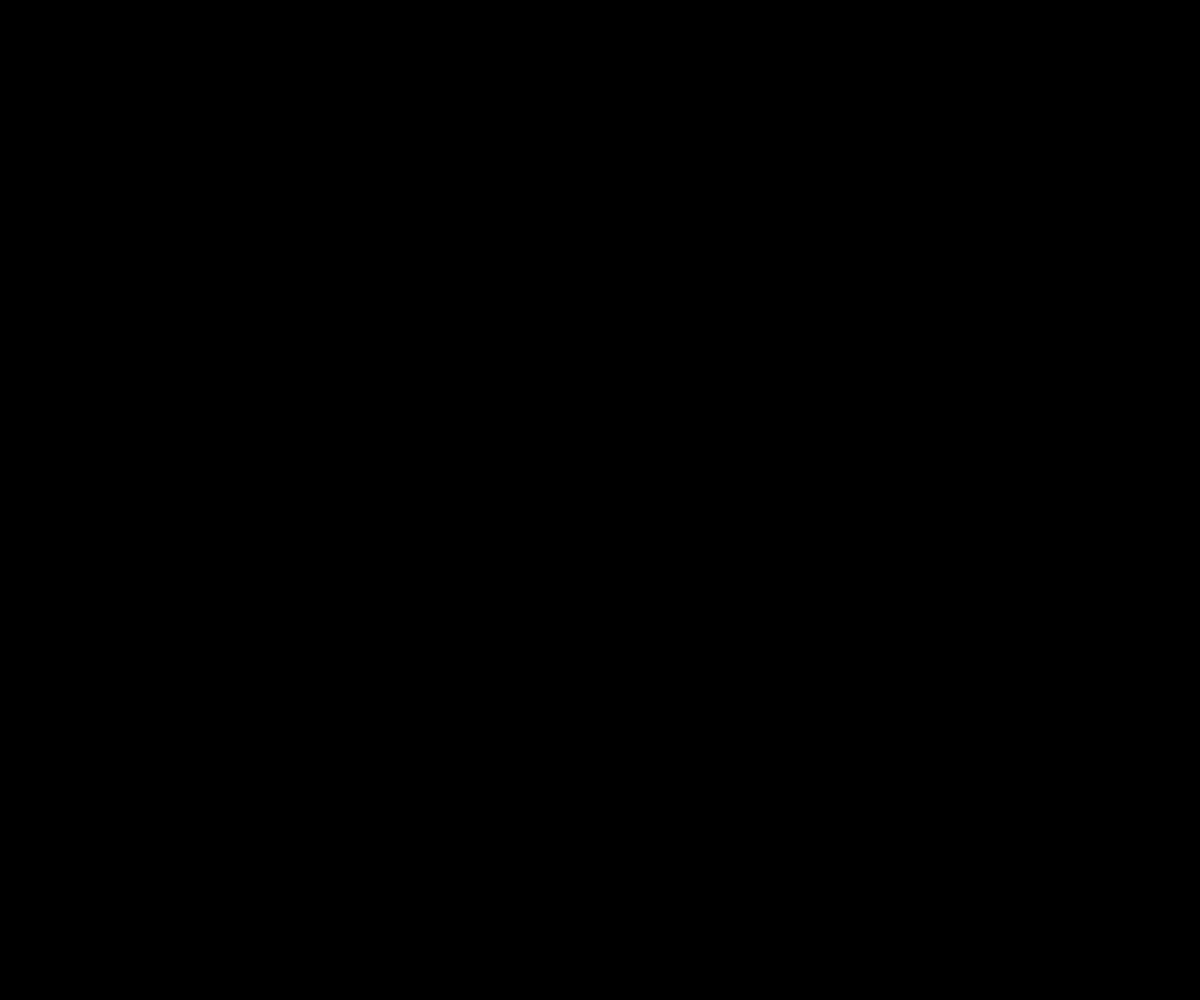
Frame 1 (no input)
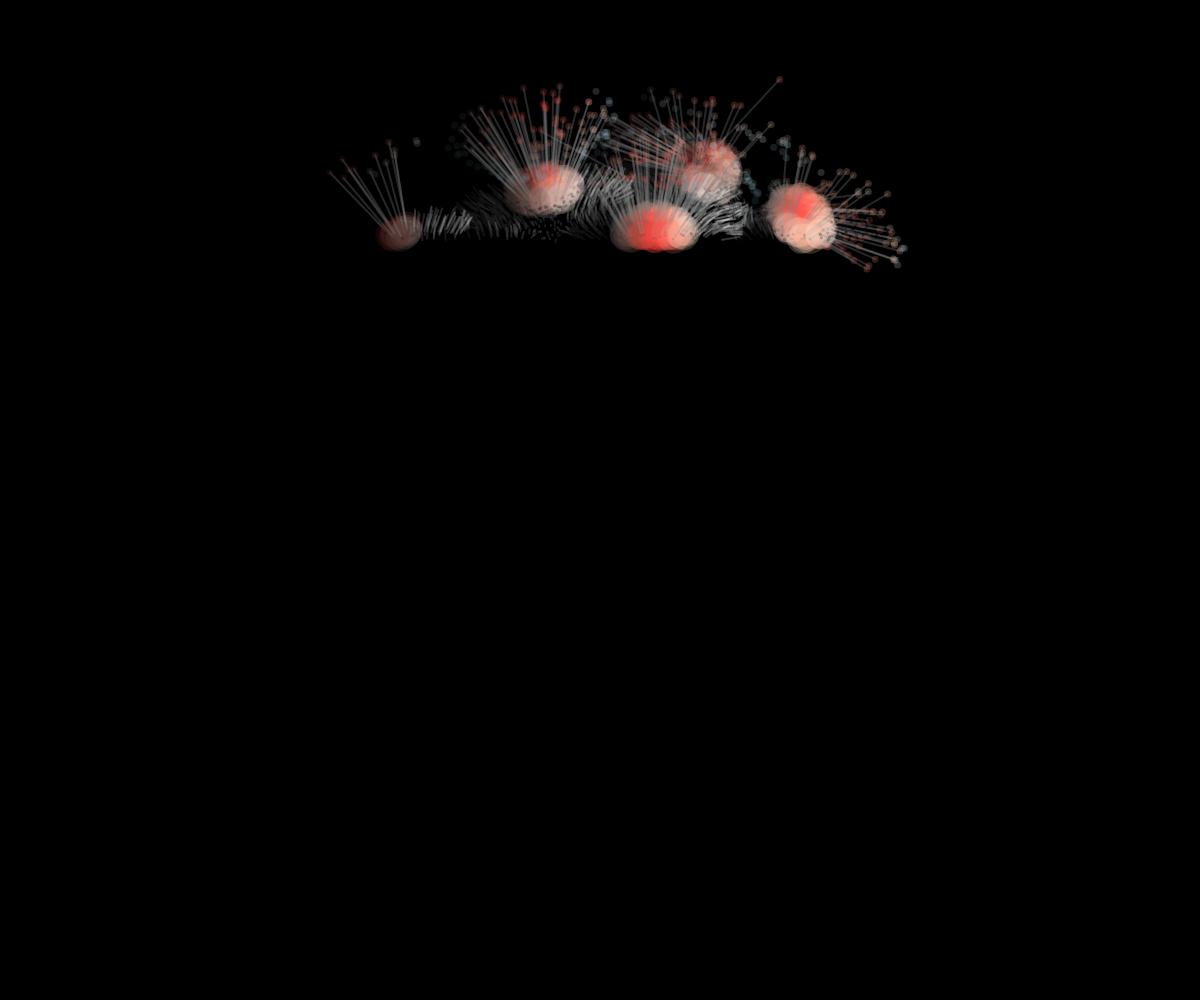
Frame 60 (no input)
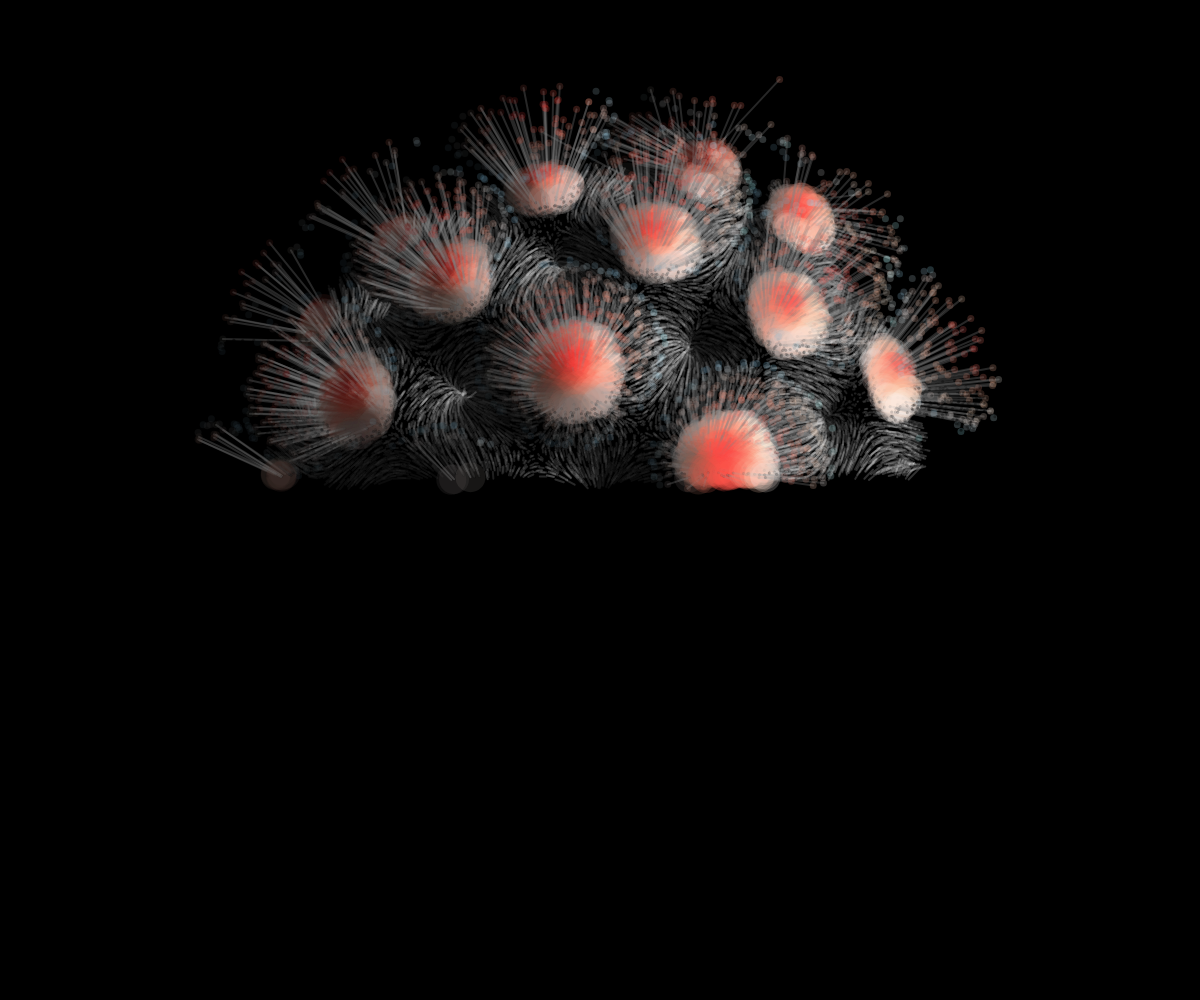
Frame 120 (the mouse pressed at the canvas centre since frame 60)

The p5.js sketch that drew these frames (run headless with seeded random() and noise() and a simulated clock; from frame 60 on, the mouse is pressed at the canvas centre):

// p5.js sketch
// ── sketch.js
let det = 0.01;
let maxdist = 75;
let ldir;
let colo;
let pm;
let hitm;
let pix = 0;
let w, h;
let listoo = false;
let distmush;
let gr;
let features;
let set = false;
let fxrand = Math.random;
let pnt=0;

p5.Vector.prototype.rotateAxis = function (angleXY, angleXZ, angleYZ) {
  let vec2D;
  let vec3D = this;
  vec2D = createVector(vec3D.x, vec3D.y);
  vec2D.rotate(angleXY);
  vec3D.set(vec2D.x, vec2D.y, vec3D.z);
  vec2D = createVector(vec3D.x, vec3D.z);
  vec2D.rotate(angleXZ);
  vec3D.set(vec2D.x, vec3D.y, vec2D.y);
  vec2D = createVector(vec3D.y, vec3D.z);
  vec2D.rotate(angleYZ);
  vec3D.set(vec3D.x, vec2D.x, vec2D.y);
  return vec3D;
};

p5.Color.prototype.rotate = function (angleRG, angleRB, angleGB) {
  let col = this;
  let vec;
  if (col.x == undefined) {
    vec = createVector(col._array[0], col._array[1], col._array[2]);
  } else {
    vec = createVector(col.x, col.y, col.z);
  }
  vec.rotateAxis(angleRG, angleRB, angleGB);
  col.x = vec.x;
  col.y = vec.y;
  col.z = vec.z;
  col.setRed(abs(col.x));
  col.setGreen(abs(col.y));
  col.setBlue(abs(col.z));
  return col;
};

let angles = [0, 0.7, 3, 4, 4];
let mushroom_rotation;
let mushroom_tilt;
let mushroom_head1;
let mushroom_head2;
let mushroom_tallo;
let mushroom_height;
let mushroom_pattern_size;
let mushroom_pattern_freq;
let mushroom_clone;
let image_color;
let light_angle;
let flowers_color;
let river;
let camera_orientation;


function setup() {
  feat();
  w = windowWidth;
  h = windowHeight;
  createCanvas(w, h);
  colorMode(RGB, 1);
  //w = 800;
  //h = 800;
  ldir = createVector(3, -1, -2);
  ldir.normalize();
  //ldir.rotateAxis(0, light_angle, 0);
  pm = createVector(0, 0, 0);
  if (image_color == 5/4) {
    background(0.15);
    ldir = createVector(0.2, -0.5, 1);
  } else background(0);
}



window.onload = feat;

function feat() {
  if (set) return;
  set = true;
  mushroom_rotation = angles[Math.floor(fxrand() * 5)];
//  mushroom_rotation = angles[4];
  mushroom_tilt = 0.015 + (fxrand() - 0.5) * 0.015;
  let shape = Math.floor(fxrand() * 5) / 4;
  mushroom_head1 = 0.3 + shape * 0.7;
  let fat = Math.floor(fxrand() * 3.9) / 4;
  mushroom_head2 = Math.pow(fat, 2);
  mushroom_tallo = mushroom_head2 - 0.5;
  let he = Math.floor(fxrand() * 3);
  mushroom_height = (he / 3 - 0.3) * 10;
  mushroom_pattern_size = 0.2 + fxrand() * 0.25;
  mushroom_pattern_freq = 0.5 + fxrand() * 0.3;
  mushroom_clone = fxrand() > 0.5;
  image_color = 0;
  light_angle = 0;
  flowers_color = Math.floor(fxrand() * 4.99);
  river = fxrand() > .3;
  camera_orientation = fxrand() > 0.7 ? -1 : 1;

  let feature_mood;
  if (image_color == 0) feature_mood = "happy";
  if (image_color == 1/4) feature_mood = "happy";
  if (image_color == 2/4) feature_mood = "normal";
  if (image_color == 3/4) feature_mood = "melancholic";
  if (image_color == 4/4) feature_mood = "strange";
  if (image_color == 5/4) feature_mood = "sleepy";
  console.log("mood", feature_mood);

  let feature_mushroom_height;
  if (he == 2) feature_mushroom_height = "short";
  if (he == 1) feature_mushroom_height = "medium"
  if (he == 0) feature_mushroom_height = "tall"
  console.log("mushroom height", feature_mushroom_height);

  let feature_camera_angle = Math.floor(mushroom_rotation * 3.1416 * 2);
  console.log("camera angle", feature_camera_angle + " degrees");

  let feature_mushroom_shape = Math.floor(shape * 4.9) + 1;
  console.log("mushroom_shape", feature_mushroom_shape);

  let feature_mushroom_tilt = Math.floor(mushroom_tilt * 500) + " degrees";
  console.log("mushroom_tilt", feature_mushroom_tilt);

  let feature_mushroom_fatness;
  if (fat == 0/4) feature_mushroom_fatness = "S";
  if (fat == 1/4) feature_mushroom_fatness = "M";
  if (fat == 2/4) feature_mushroom_fatness = "L";
  if (fat == 3/4) feature_mushroom_fatness = "XL";
  console.log("mushroom_fatness", feature_mushroom_fatness);

  let feature_mushrooms;
  if (mushroom_clone) feature_mushrooms = "4";
  else feature_mushrooms = "2";
  console.log("mushrooms", feature_mushrooms);

  let feature_flowers_color;
  if (flowers_color == 0) feature_flowers_color = "cyan";
  if (flowers_color == 1) feature_flowers_color = "yellow";
  if (flowers_color == 2) feature_flowers_color = "pink";
  if (flowers_color == 3) feature_flowers_color = "multicolor";
  if (flowers_color == 4 || image_color == 5/4) feature_flowers_color = "white";
  console.log("flowers color", feature_flowers_color);

  let feature_river;
  if (river) feature_river = "yes";
  else feature_river = "no";
  console.log("river", feature_river);

  let feature_camera_orientation;
  if (camera_orientation == 1) feature_camera_orientation = "north";
  else feature_camera_orientation = "south";
  console.log("camera_orientation", feature_camera_orientation);
  features = {
      "mood" : feature_mood,
      "mushrooms" : feature_mushrooms,
      "mushroom height" : feature_mushroom_height,
      "mushroom fatness" : feature_mushroom_fatness,
      "mushroom shape" : feature_mushroom_shape,
      "mushroom tilt" : feature_mushroom_tilt,
      "flowers color" : feature_flowers_color,
      "river" : feature_river,
      "camera orientation" : feature_camera_orientation,
  }

  window.$fxhashFeatures = features;
  console.log(window.$fxhashFeatures);
}

function draw() {
  if (listoo) return;
  noStroke();
  strokeWeight(1);
  translate(w / 2, h / 2);
  let aspect = w / h;
  for (let i = 0; i < 300; i++) {
    pix++;
    let r = createVector(random() - 0.5, random() - 0.5);
    r.mult(2);
    let res = 4;
    if (pix > w / res * (h + 50) / res) listoo = true;
    let ww = w / res;
    let wh = h / res;
    let x = (pix % ww)+ r.x;
    let y = Math.floor(pix / ww) + r.y;
    let uv = createVector(x / ww - 0.5, y / wh - 0.5);
    let from = createVector(0, 0, -40);
    let dir = createVector(uv.x * aspect, uv.y, 0.7);
    //dir.y += 0.4;
    //dir.x -= 0.05;
    dir.normalize();
    let mar = march(from, dir);
    mar.col.setAlpha(min(0.8, exp(-5 * mar.td)));
    //fill(mar.col);
    noStroke();
    let dm = (1 - max(0, 1 - mar.distmush * 0.3));
    fill(0, 0.3);
    circle(uv.x * w, uv.y * h, 3);
    let xx = uv.x * w;
    let yy = uv.y * h;
    mar.col.setAlpha(0.2);
    stroke(mar.col);
    strokeWeight(2);
    let l =20;
    if (mar.td < 0.9) line (xx, yy, xx + mar.normal.x * l, yy + mar.normal.y * l);
    let an = mar.disp * 1.5;
    mar.col.rotate(-an, an, an * 0.5);
    fill(mar.col);
    l = 100;
    if (mar.disp > 2.1 && mar.td < 0.9) {
      noStroke();
      circle(xx, yy, 30);
      stroke(0.5, 0.3);
      line (xx, yy, xx + mar.normal.x * l, yy + mar.normal.y * l);
    }
    if (mar.disp > 2 && mar.td < 0.9) {
      noStroke();
      xx += mar.normal.x * 100.;
      yy += mar.normal.y * 100.;
      circle(xx, yy, 7);
    }

    mar.normal.rotateAxis(1.6, 0 ,0);
    mar.col.setRed(mar.col._array[0] * 0.7);
    mar.col.setGreen(mar.col._array[1] * 0.7);
    mar.col.setBlue(mar.col._array[2] * 0.7);
    if (mar.grass) {
      let dd = pow(1 - mar.td, 3);
      let fcolor = flowers_color;
      if (flowers_color == 3) {
        fcolor = Math.floor(random() * 3);
      }
      if (fcolor == 0) fill(0.5, 1, 1, 0.1 + dd * 2);
      if (fcolor == 1) fill(1, 1, 0.5, 0.1 + dd * 2);
      if (fcolor == 2) fill(1, 0.5, 1, 0.1 + dd * 2);
      if (fcolor == 4 || image_color == 5/4) fill(1, (image_color == 5/4 ? 0 : 0.1) + dd);
      if (noise(xx * 0.05, yy * 0.2) > 0.7 && mar.flowers) circle(xx, yy, 3 + dd * 25 * dm);
      stroke(mar.col)
      noFill();
      triangle(xx, yy, xx + dd * 5 + 3, yy, 
               xx + (random() - 0.5) * dd * 100 * dm, yy - dd * 200 * random() * dm);
    }
  }
}

function hash(p2) {
  let p = p2.copy();
  let r = p5.Vector.dot(p, createVector(12.9898, 78.233));
  return fract(sin(r) * 43758.5453);
}

function mushroom(p2, size) {
  let p = p2.copy();
  let hdif = 0;
  if (mushroom_clone) {
    if (p.x > 0) hdif = 4;
    p.set(abs(p.x), p.y, p.z);
    p.sub(8, 0, 0);
    mushroom_tilt = abs(mushroom_tilt) * (hdif == 0 ? -1 : 1);
  }
  p.mult(size);
  let a = atan2(p.x, p.z);
  let l = createVector(p.x, p.z).mag();
  p.sub(0, l * 0.2 + sin(a * 7) * l * l * 0.005 + mushroom_height - hdif, 0);
  p.rotateAxis(p.y * mushroom_tilt, 0, 0);
  let dx = max(0, abs(p.x) - mushroom_tallo);
  let dy = max(0, abs(p.y) - 15);
  let dz = max(0, abs(p.z) - mushroom_tallo);
  let pb = createVector(dx, dy, dz);
  let d = pb.mag() - 1 - exp(-mushroom_head1 * abs(p.y + 13) * (1 + max(0, p.y + 13))) * (3 + mushroom_head2 * 2.5);
  return { d: d / size * 0.5, p: p };
}

function de(p3) {
  let p2 = p3.copy();
  p2.rotateAxis( p3.x * 0.015 + 1, 0, 0);
  //p2.set(p2.x, p2.y * 1.3, p2.z);
  let p = p2.copy();
  p.mult(0.5);
  let d = p2.mag() - 15;
  hit = false;
  let disp = createVector(sin(p.x), sin(p.y));
  d = min(d, max(p.x,createVector(p2.y, p2.z).mag()) - 6)
  pnt = disp.mag() * 1.7;
  d -= pnt;
  p2.add(0, 0, 20);
  //d = min(d, p2.mag() - 3);;
  //d = max(d, -p2.z - 9);
  //d = max(d, -abs(p.x) + 2);
  //d = max(d, -abs(p.y) + 2);
  //p2.add(0, 0, 6);
  //d = max(d, -p2.mag() + 10);
  //d = max(d, -createVector(p.x,p.y).mag() + 3);
  return d * .7;
}

function nor(p) {
  let p1 = p.copy();
  p1.add(det, 0, 0);
  let p2 = p.copy();
  p2.add(0, det, 0);
  let p3 = p.copy();
  p3.add(0, 0, det);
  let n = createVector(de(p1), de(p2), de(p3));
  let d = de(p);
  n.sub(d, d, d);
  n.normalize();
  return n;
}

function shadow(p2) {
  let p = p2.copy();
  let td = 0;
  let d = 0.5;
  for (let i = 0; i < 80; i++) {
    p.add(ldir.x * d, ldir.y * d, ldir.z * d);
    d = de(p);
    td += d;
    if (d < det) return 0.5;
    if (td > 30) break;
  }
  return 1;
}

function shade(p) {
  let n = nor(p);
  let amb = 0.3;
  let dif = max(0, p5.Vector.dot(ldir, n)) * 1.5;
  //let sh = shadow(p);
  return max(amb, dif);
}

function march(from, dir) {
  let flowers = true;
  distmush = 1000;
  let d;
  let td = 0;
  let p = from;
  let col = color(0, 0);
  let g = 0;
  let grass = false;
  for (let i = 0; i < 80; i++) {
    d = de(p);
    p.add(dir.x * d, dir.y * d, dir.z * d);
    if (d < det || td > maxdist) break;
    td += d;
    g++;
  }
  let dm = distmush;
  let pp = pm.copy();
  let gro = gr;
  let n = nor(p);
  let disp = pnt;
  if (d < det) {
    let h = hit;
    let c = shade(p);
    let xz = createVector(pp.x, pp.z);
    let l = xz.mag();
    if (pp.y < -12) {
      xz.rotate(0.7);
      xz.set(
        fract(xz.x * mushroom_pattern_freq + Math.floor(xz.y * mushroom_pattern_freq) * 0.5) - 0.5,
        fract(xz.y * mushroom_pattern_freq) -0.5
      );
      col = color(c, (dir.y - 0.1) * c * 1.5, 0);
      col.rotate(0, image_color * 0.7, 0);
      col = lerpColor(col, color(c), xz.mag() < mushroom_pattern_size ? 0.5 : 0);
    }
    if (pp.y > -12.5) col = color(c * 0.7);
    if (h) {
      let ao = 1 - exp(-0.5 * createVector(pp.x, pp.z).mag()) * 1.3;
      //ao=1;
      col = color(c * 0.3 * ao, c * 0.5 * ao, (image_color == 5/4 ? 0.1 : 0));
      col.rotate(image_color, image_color * 2, 0);
      col = distanciarColor(col, 0.3);
      grass = true;
      if (gro < 0 && river) {
        flowers = false;
        grass = false;
        p.mult(0.2);
        nub = pow(noise(dir.x * 10 + 100, abs(dir.y) * 20 + 150), 2) * 2;
        col = lerpColor(color(0.4, 0.8, 1).rotate(0, image_color * 2, 0), color(1), nub);
        let depth = min(1, gro * gro) * 0.5 + 0.5;
        col = color(red(col) * 0.5 * depth, green(col) * 0.6 * depth, blue(col) * 0.7 * depth);
      }
    }
  } else {
    p.mult(0.1);
    nub = pow(noise(dir.x * 10 + 100, dir.y * 20 + 150), 2) * 2;
    col = lerpColor(
      lerpColor(color(0.4, 0.8, 1).rotate(0, image_color * 2, 0), color(1), p.y + 0.8), color(1), nub);
    let moon = max(0, 1 - (dir.x * dir.x + dir.y * dir.y) * 30) * max(0, camera_orientation);
    if (image_color == 5/4) col = color(0.2+moon+nub*.2,0.3+moon+nub*.3,0.5+moon);
    td = maxdist;
  }
  return { col: col, td: td / maxdist, grass: grass, flowers: flowers, distmush: dm + max(0, pp.y) * 500, normal: n, disp: disp};
}

function distanciarColor(col, dist) {
  let rnd1 = random();
  let rnd2 = random();
  let v1 = dist * rnd1;
  let v2 = dist * (1-rnd1);
  let v3 = (v1 + v2) * rnd2;
  v1 *= 1 - rnd2;
  v2 *= 1 - rnd2;
  let r = red(col);
  let g = green(col);
  let b = blue(col);
  let a = alpha(col);
//  console.log(v1,v2,v3);
  return color(r + v1, g + v2, b + v3, a)  
}
